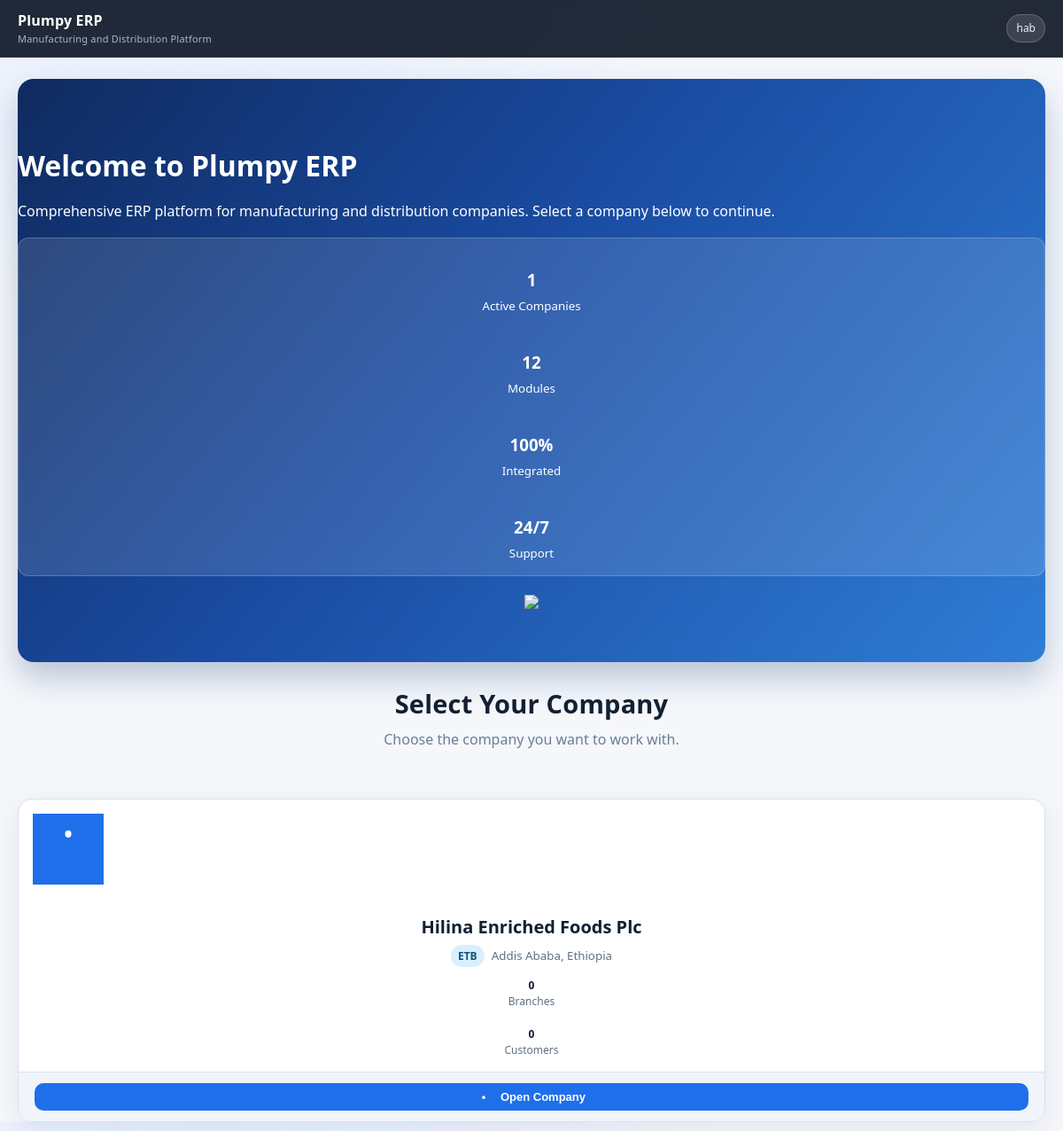
The app's page / (signed in), older data.
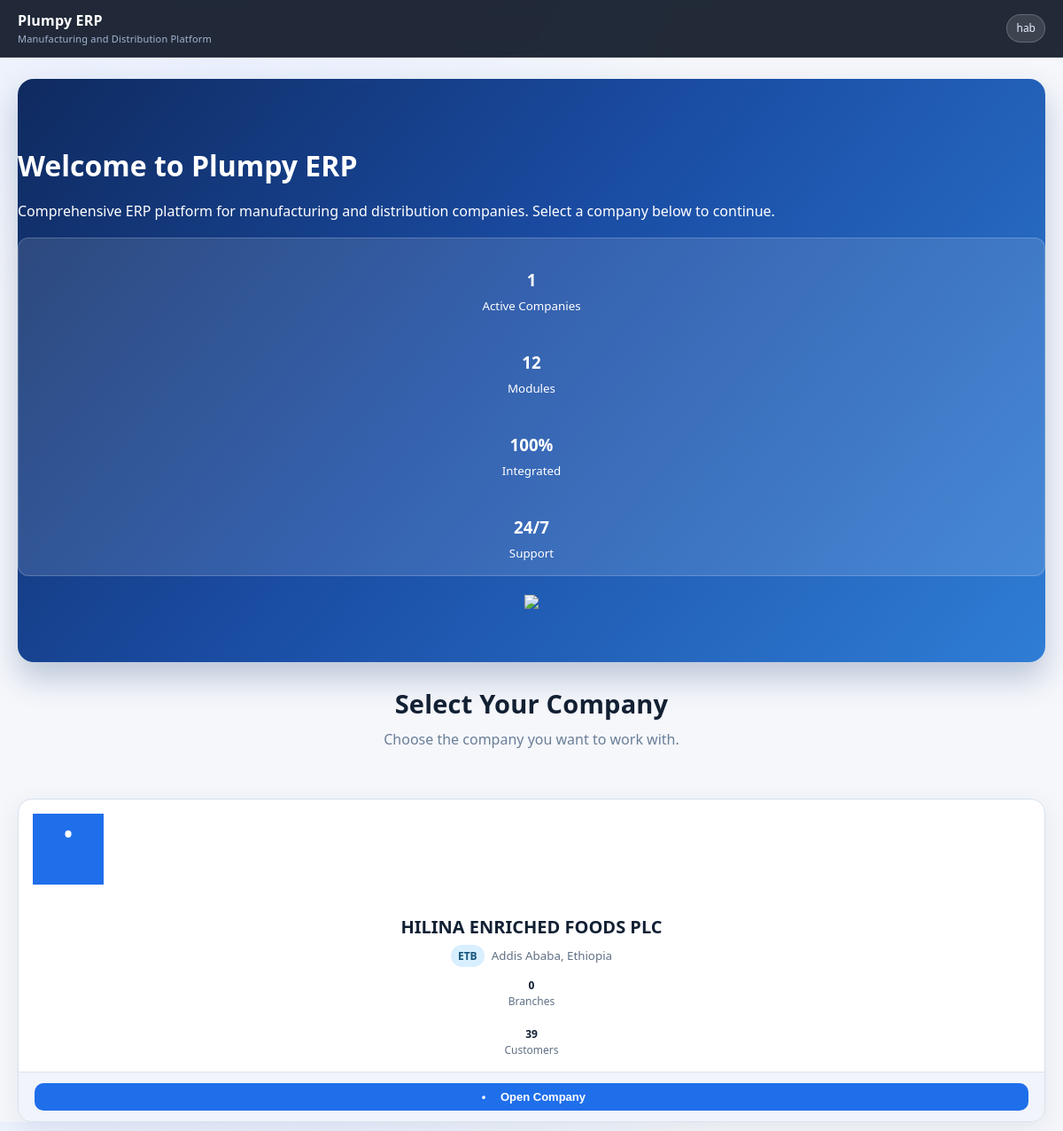
The same page, newer data.
### apps/company/models.py (models this page shows, shortened)
class Company(models.Model):
    name = models.CharField(max_length=200)
    legal_name = models.CharField(max_length=200, blank=True)
    tin_number = models.CharField(
        max_length=50,
        unique=True,
        verbose_name="TIN Number",
        help_text="Tax Identification Number"
    )
    registration_number = models.CharField(
        max_length=50,
        blank=True,
        verbose_name="Registration Number",
        help_text="Business registration number"
    )
    address = models.TextField()
    city = models.CharField(max_length=100, blank=True, default="Addis Ababa")
    country = models.CharField(max_length=100, blank=True, default="Ethiopia")
    phone = models.CharField(max_length=20)
    email = models.EmailField()
    website = models.URLField(blank=True, verbose_name="Website")
    logo = models.ImageField(upload_to='company/logo/', blank=True, null=True)
    fiscal_year_start = models.DateField(
        null=True,
        blank=True,
        help_text="Start date of fiscal year (e.g., July 1)"
    )
    fiscal_year_end = models.DateField(
        null=True,
        blank=True,
        help_text="End date of fiscal year (e.g., June 30)"
    )
    base_currency = models.CharField(
        max_length=3,
        default="ETB",
        help_text="Base currency code (ETB, USD, etc.)"
    )
    is_active = models.BooleanField(default=True)
    created_at = models.DateTimeField(auto_now_add=True)
    updated_at = models.DateTimeField(auto_now=True)
    created_by = models.ForeignKey(
        User,
        on_delete=models.SET_NULL,
        null=True,
        blank=True,
        related_name='created_companies'
    )
    class Meta:
        verbose_name = "Company"
        verbose_name_plural = "Companies"
        ordering = ['name']
        indexes = [
            models.Index(fields=['tin_number']),
            models.Index(fields=['is_active']),
        ]

### apps/core/views.py (the view)
# urls.py: path('', views.home, name='home'),
def home(request):
    if not request.user.is_authenticated:
        return redirect('admin:login')
    companies = Company.objects.filter(is_active=True).annotate(
        branch_count=Count('branches', distinct=True),
        customer_count=Count('customers', distinct=True)
    ).order_by('name')
    return render(request, 'core/home.html', {'companies': companies})

### apps/company/context_processors.py (called while the page is built)
def company_context(request):
    context = {}
    company_id = request.session.get('current_company_id')
    if company_id:
        try:
            company = Company.objects.get(id=company_id, is_active=True)
            context['current_company'] = company
            request.company = company  # Set on request for backward compatibility
        except Company.DoesNotExist:
            context['current_company'] = None
            if 'current_company_id' in request.session:
                del request.session['current_company_id']
            if 'current_company_name' in request.session:
                del request.session['current_company_name']
    else:
        context['current_company'] = None
    context['available_companies'] = Company.objects.filter(is_active=True)
    return context

### apps/core/templates/core/home.html (shortened to what this page needs)
{% extends 'base.html' %}
{% load static %}
{% block content %}
<div class="hero-section">
<div class="row align-items-center">
<div class="col-lg-8">
<h1 class="display-4 fw-bold mb-4">
Welcome to Plumpy ERP
</h1>
<p class="lead mb-4">
Comprehensive ERP platform for manufacturing and distribution companies.
Select a company below to continue.
</p>
<div class="company-stats">
<div class="row text-center">
<div class="col-md-3">
<h3 class="mb-1">{{ companies|length }}</h3>
<small>Active Companies</small>
</div>
<div class="col-md-3">
<h3 class="mb-1">12</h3>
<small>Modules</small>
</div>
<div class="col-md-3">
<h3 class="mb-1">100%</h3>
<small>Integrated</small>
</div>
<div class="col-md-3">
<h3 class="mb-1">24/7</h3>
<small>Support</small>
</div>
</div>
</div>
</div>
<div class="col-lg-4 text-center">
<img src="{% static 'images/erp-logo.png' %}" class="img-fluid" style="max-width:200px;">
</div>
</div>
</div>
<div class="row mb-5">
<div class="col-12 text-center">
<h2 class="section-head">Select Your Company</h2>
<p class="section-kicker">
Choose the company you want to work with.
</p>
</div>
</div>
<div class="row g-4">
{% for company in companies %}
<div class="col-lg-4 col-md-6">
<div class="card company-card h-100"
     data-company-id="{{ company.id }}"
     data-company-name="{{ company.name|escapejs }}">
<div class="card-body text-center p-4">
{% if company.logo %}
<img src="{{ company.logo.url }}" class="company-logo mb-3">
{% else %}
<div class="bg-primary text-white rounded-circle d-inline-flex align-items-center justify-content-center mb-3"
style="width:80px;height:80px;font-size:2rem;">
<i class="bi bi-building"></i>
</div>
{% endif %}
<h5 class="card-title">{{ company.name }}</h5>
<div class="mb-3">
<span class="badge bg-info me-1">
{{ company.base_currency|default:'ETB' }}
</span>
{% if company.city %}
<small class="text-muted">
{{ company.city }}, {{ company.country|default:'Ethiopia' }}
</small>
{% endif %}
</div>
<div class="row text-center small">
<div class="col-6">
<strong>{{ company.branch_count }}</strong><br>
<span class="text-muted">Branches</span>
</div>
<div class="col-6">
<strong>{{ company.customer_count }}</strong><br>
<span class="text-muted">Customers</span>
</div>
</div>
</div>
<div class="card-footer bg-light text-center">
<button class="btn btn-primary btn-sm w-100 select-company-btn"
data-company-id="{{ company.id }}"
data-company-name="{{ company.name|escapejs }}"
type="button">
<i class="bi bi-door-open me-2"></i>
Open Company
</button>
</div>
</div>
</div>
{% endfor %}
</div>
{% endblock %}

Row changes from the older to the newer data that the page shows:
changed Company "Addis Ababa": name "Hilina Enriched Foods Plc" → "HILINA ENRICHED FOODS PLC"; customer_count "0" → "39"
